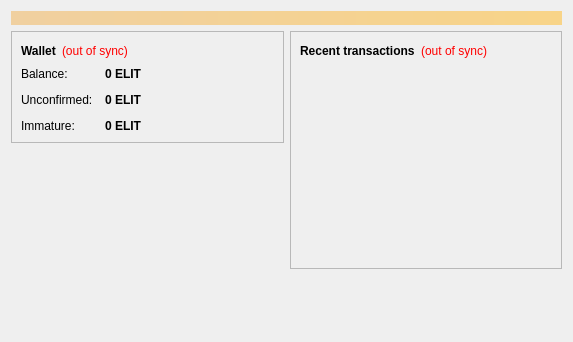
<?xml version="1.0" encoding="UTF-8"?>
<ui version="4.0">
 <class>OverviewPage</class>
 <widget class="QWidget" name="OverviewPage">
  <property name="geometry">
   <rect>
    <x>0</x>
    <y>0</y>
    <width>573</width>
    <height>342</height>
   </rect>
  </property>
  <property name="windowTitle">
   <string>Form</string>
  </property>
  <layout class="QVBoxLayout" name="topLayout">
   <item>
    <widget class="QLabel" name="labelAlerts">
     <property name="visible">
      <bool>false</bool>
     </property>
     <property name="styleSheet">
      <string notr="true">background-color: qlineargradient(x1: 0, y1: 0, x2: 1, y2: 0, stop:0 #F0D0A0, stop:1 #F8D488); color:#000000;</string>
     </property>
     <property name="wordWrap">
      <bool>true</bool>
     </property>
     <property name="margin">
      <number>3</number>
     </property>
    </widget>
   </item>
   <item>
    <layout class="QHBoxLayout" name="horizontalLayout" stretch="1,1">
     <item>
      <layout class="QVBoxLayout" name="verticalLayout_2">
       <item>
        <widget class="QFrame" name="frame">
         <property name="frameShape">
          <enum>QFrame::StyledPanel</enum>
         </property>
         <property name="frameShadow">
          <enum>QFrame::Raised</enum>
         </property>
         <layout class="QVBoxLayout" name="verticalLayout_4">
          <item>
           <layout class="QHBoxLayout" name="horizontalLayout_4">
            <item>
             <widget class="QLabel" name="label_5">
              <property name="font">
               <font>
                <weight>75</weight>
                <bold>true</bold>
               </font>
              </property>
              <property name="text">
               <string>Wallet</string>
              </property>
             </widget>
            </item>
            <item>
             <widget class="QLabel" name="labelWalletStatus">
              <property name="toolTip">
               <string>The displayed information may be out of date. Your wallet automatically synchronizes with the Elitecoin network after a connection is established, but this process has not completed yet.</string>
              </property>
              <property name="styleSheet">
               <string notr="true">QLabel { color: red; }</string>
              </property>
              <property name="text">
               <string notr="true">(out of sync)</string>
              </property>
              <property name="alignment">
               <set>Qt::AlignLeading|Qt::AlignLeft|Qt::AlignVCenter</set>
              </property>
             </widget>
            </item>
            <item>
             <spacer name="horizontalSpacer_2">
              <property name="orientation">
               <enum>Qt::Horizontal</enum>
              </property>
              <property name="sizeHint" stdset="0">
               <size>
                <width>40</width>
                <height>20</height>
               </size>
              </property>
             </spacer>
            </item>
           </layout>
          </item>
          <item>
           <layout class="QFormLayout" name="formLayout_2">
            <property name="fieldGrowthPolicy">
             <enum>QFormLayout::AllNonFixedFieldsGrow</enum>
            </property>
            <property name="horizontalSpacing">
             <number>12</number>
            </property>
            <property name="verticalSpacing">
             <number>12</number>
            </property>
            <item row="0" column="0">
             <widget class="QLabel" name="label">
              <property name="text">
               <string>Balance:</string>
              </property>
             </widget>
            </item>
            <item row="0" column="1">
             <widget class="QLabel" name="labelBalance">
              <property name="font">
               <font>
                <weight>75</weight>
                <bold>true</bold>
               </font>
              </property>
              <property name="cursor">
               <cursorShape>IBeamCursor</cursorShape>
              </property>
              <property name="toolTip">
               <string>Your current balance</string>
              </property>
              <property name="text">
               <string notr="true">0 ELIT</string>
              </property>
              <property name="textInteractionFlags">
               <set>Qt::LinksAccessibleByMouse|Qt::TextSelectableByKeyboard|Qt::TextSelectableByMouse</set>
              </property>
             </widget>
            </item>
            <item row="1" column="0">
             <widget class="QLabel" name="label_3">
              <property name="text">
               <string>Unconfirmed:</string>
              </property>
             </widget>
            </item>
            <item row="1" column="1">
             <widget class="QLabel" name="labelUnconfirmed">
              <property name="font">
               <font>
                <weight>75</weight>
                <bold>true</bold>
               </font>
              </property>
              <property name="cursor">
               <cursorShape>IBeamCursor</cursorShape>
              </property>
              <property name="toolTip">
               <string>Total of transactions that have yet to be confirmed, and do not yet count toward the current balance</string>
              </property>
              <property name="text">
               <string notr="true">0 ELIT</string>
              </property>
              <property name="textInteractionFlags">
               <set>Qt::LinksAccessibleByMouse|Qt::TextSelectableByKeyboard|Qt::TextSelectableByMouse</set>
              </property>
             </widget>
            </item>
            <item row="2" column="0">
             <widget class="QLabel" name="labelImmatureText">
              <property name="text">
               <string>Immature:</string>
              </property>
             </widget>
            </item>
            <item row="2" column="1">
             <widget class="QLabel" name="labelImmature">
              <property name="font">
               <font>
                <weight>75</weight>
                <bold>true</bold>
               </font>
              </property>
              <property name="toolTip">
               <string>Mined balance that has not yet matured</string>
              </property>
              <property name="text">
               <string notr="true">0 ELIT</string>
              </property>
              <property name="textInteractionFlags">
               <set>Qt::LinksAccessibleByMouse|Qt::TextSelectableByKeyboard|Qt::TextSelectableByMouse</set>
              </property>
             </widget>
            </item>
           </layout>
          </item>
         </layout>
        </widget>
       </item>
       <item>
        <spacer name="verticalSpacer">
         <property name="orientation">
          <enum>Qt::Vertical</enum>
         </property>
         <property name="sizeHint" stdset="0">
          <size>
           <width>20</width>
           <height>40</height>
          </size>
         </property>
        </spacer>
       </item>
      </layout>
     </item>
     <item>
      <layout class="QVBoxLayout" name="verticalLayout_3">
       <item>
        <widget class="QFrame" name="frame_2">
         <property name="frameShape">
          <enum>QFrame::StyledPanel</enum>
         </property>
         <property name="frameShadow">
          <enum>QFrame::Raised</enum>
         </property>
         <layout class="QVBoxLayout" name="verticalLayout">
          <item>
           <layout class="QHBoxLayout" name="horizontalLayout_2">
            <item>
             <widget class="QLabel" name="label_4">
              <property name="text">
               <string>&lt;b&gt;Recent transactions&lt;/b&gt;</string>
              </property>
             </widget>
            </item>
            <item>
             <widget class="QLabel" name="labelTransactionsStatus">
              <property name="toolTip">
               <string>The displayed information may be out of date. Your wallet automatically synchronizes with the Elitecoin network after a connection is established, but this process has not completed yet.</string>
              </property>
              <property name="styleSheet">
               <string notr="true">QLabel { color: red; }</string>
              </property>
              <property name="text">
               <string notr="true">(out of sync)</string>
              </property>
              <property name="alignment">
               <set>Qt::AlignRight|Qt::AlignTrailing|Qt::AlignVCenter</set>
              </property>
             </widget>
            </item>
            <item>
             <spacer name="horizontalSpacer">
              <property name="orientation">
               <enum>Qt::Horizontal</enum>
              </property>
              <property name="sizeHint" stdset="0">
               <size>
                <width>40</width>
                <height>20</height>
               </size>
              </property>
             </spacer>
            </item>
           </layout>
          </item>
          <item>
           <widget class="QListView" name="listTransactions">
            <property name="styleSheet">
             <string notr="true">QListView { background: transparent; }</string>
            </property>
            <property name="frameShape">
             <enum>QFrame::NoFrame</enum>
            </property>
            <property name="verticalScrollBarPolicy">
             <enum>Qt::ScrollBarAlwaysOff</enum>
            </property>
            <property name="horizontalScrollBarPolicy">
             <enum>Qt::ScrollBarAlwaysOff</enum>
            </property>
            <property name="selectionMode">
             <enum>QAbstractItemView::NoSelection</enum>
            </property>
           </widget>
          </item>
         </layout>
        </widget>
       </item>
       <item>
        <spacer name="verticalSpacer_2">
         <property name="orientation">
          <enum>Qt::Vertical</enum>
         </property>
         <property name="sizeHint" stdset="0">
          <size>
           <width>20</width>
           <height>40</height>
          </size>
         </property>
        </spacer>
       </item>
      </layout>
     </item>
    </layout>
   </item>
  </layout>
 </widget>
 <resources/>
 <connections/>
</ui>
